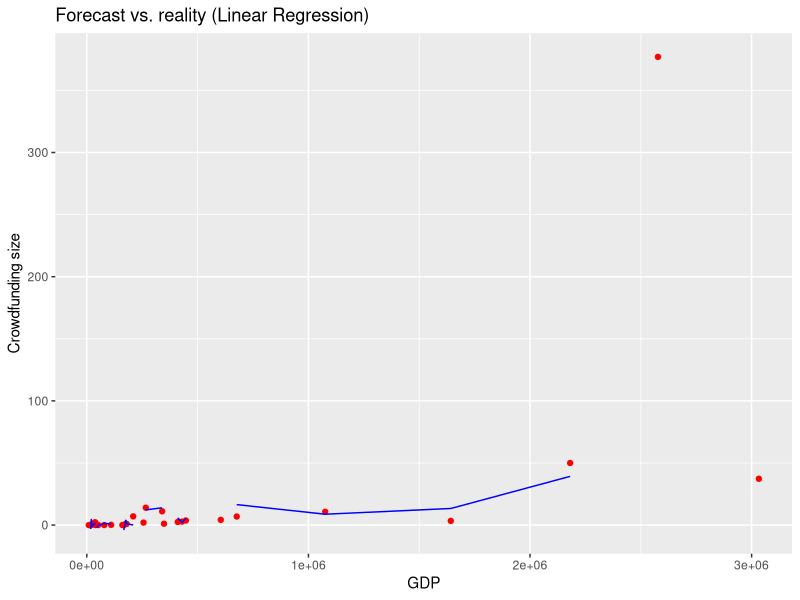
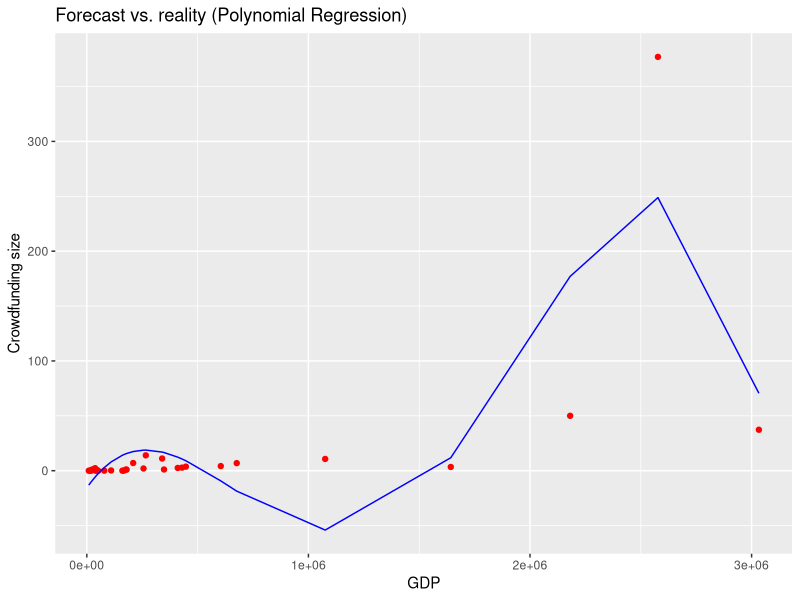

The R script that drew these images, in order: (Note: this script raises an error after producing the figures.)
# Polynomial Regression

# Importing the dataset
dataset = read.csv('crowdfunding_stats.csv')
# Excluding the first column (Country name)
dataset = dataset[, 2:ncol(dataset)]

# Fitting Linear Regression to the dataset
lin_reg = lm(formula = Y ~ .,
             data = dataset)

# Fitting Polynomial Regression to the dataset
dataset$PKB2 = dataset$PKB^2
dataset$PKB3 = dataset$PKB^3
dataset$PKB4 = dataset$PKB^4
poly_reg = lm(formula = Y ~ PKB + PKB2 + PKB3 + PKB4,
              data = dataset)

# Visualising the Linear Regression results
# install.packages('ggplot2')
library(ggplot2)
ggplot() +
  geom_point(aes(x = dataset$PKB, y = dataset$Y),
             colour = 'red') +
  geom_line(aes(x = dataset$PKB, y = predict(lin_reg, newdata = dataset)),
            colour = 'blue') +
  ggtitle('Forecast vs. reality (Linear Regression)') +
  xlab('GDP') +
  ylab('Crowdfunding size')

# Visualising the Polynomial Regression results
library(ggplot2)
ggplot() +
  geom_point(aes(x = dataset$PKB, y = dataset$Y),
             colour = 'red') +
  geom_line(aes(x = dataset$PKB, y = predict(poly_reg, newdata = dataset)),
            colour = 'blue') +
  ggtitle('Forecast vs. reality (Polynomial Regression)') +
  xlab('GDP') +
  ylab('Crowdfunding size')

# Visualising the Regression Model results (for higher resolution and smoother curve)
# install.packages('ggplot2')
library(ggplot2)

# Predicting a new result with Linear Regression
predict(lin_reg, data.frame(Level = 6.5))

# Predicting a new result with Polynomial Regression
predict(poly_reg, data.frame(Level = 6.5,
                             Level2 = 6.5^2,
                             Level3 = 6.5^3,
                             Level4 = 6.5^4))